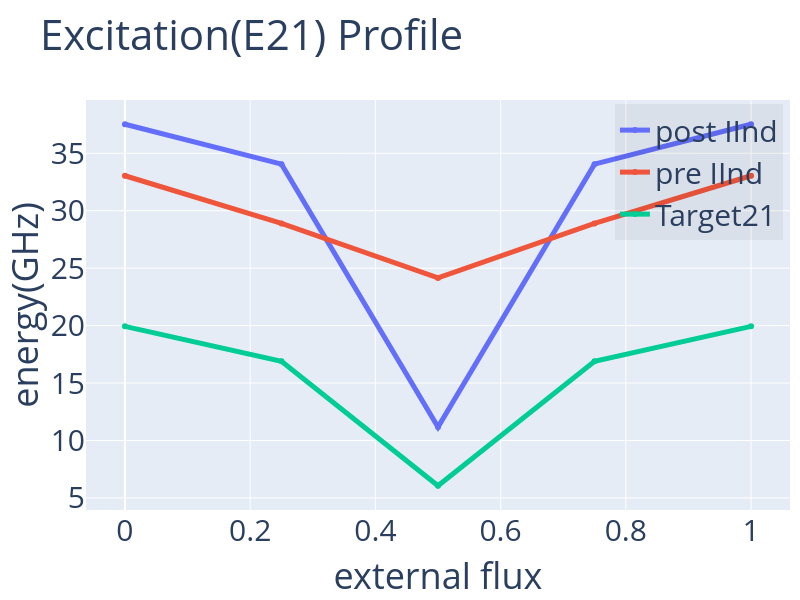

Notebook code cell kept with this figure:
### Code cell
# compare energy excitation E (2->1) pre- and post-optimization
plot = {'post IInd':post_Ex[2],'pre IInd':pre_Ex[2],'Target21':target['E21']}
plotCompare(flux_range,plot,
            'Excitation(E21) Profile','external flux','energy(GHz)',export='pdf',size=(600,800))

### Figure 1 — Plotly figure (JSON) as saved in the notebook; plotly's stock layout.template omitted (floating-point values rounded to 4 significant figures)
{"data": [{"line": {"width": 5}, "name": "post IInd", "type": "scatter", "x": [0.0, 0.25, 0.5, 0.75, 1.0], "y": [37.53, 34.05, 11.17, 34.05, 37.53]}, {"line": {"width": 5}, "name": "pre IInd", "type": "scatter", "x": [0.0, 0.25, 0.5, 0.75, 1.0], "y": [33.05, 28.9, 24.15, 28.9, 33.05]}, {"line": {"width": 5}, "name": "Target21", "type": "scatter", "x": [0.0, 0.25, 0.5, 0.75, 1.0], "y": [19.93, 16.89, 6.056, 16.89, 19.93]}], "layout": {"font": {"size": 30}, "height": 600, "legend": {"bgcolor": "rgba(0,0,0,.05)", "x": 0.99, "xanchor": "right", "y": 0.99, "yanchor": "top"}, "margin": {"r": 10, "t": 100}, "showlegend": true, "title": {"text": "Excitation(E21) Profile"}, "width": 800, "xaxis": {"title": {"text": "external flux"}}, "yaxis": {"title": {"text": "energy(GHz)"}}}}
